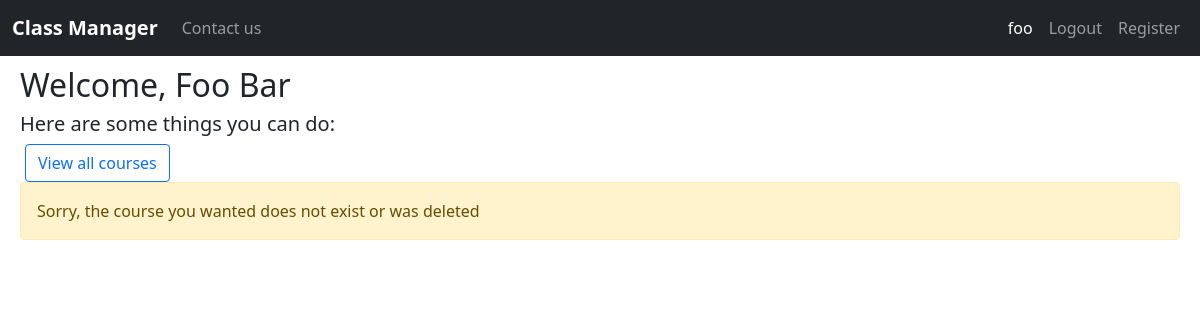
/view_course/7 (signed in), run on an earlier commit of the app's database.
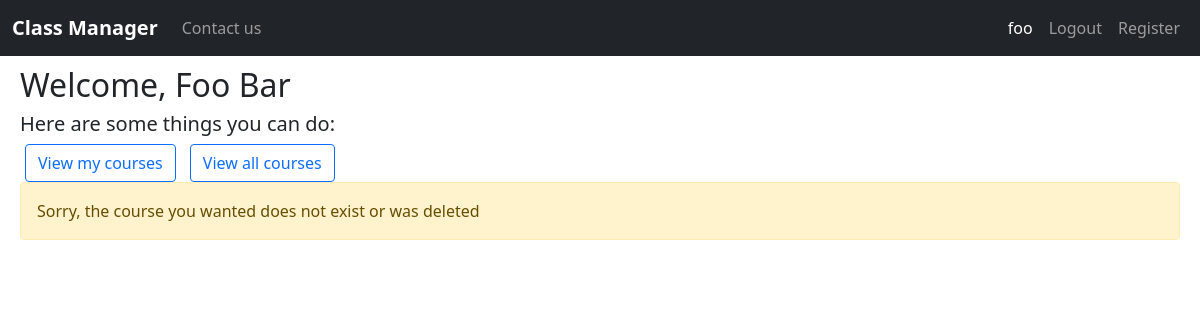
And on a later commit of the database.
### classmanager/views.py (the view, shortened to what this page needs)
# urls.py: path("view_course/<int:course_id>", views.view_course, name="view-course"),
@login_required
def view_course(request, course_id):
    try:
        course = Course.objects.get(pk=course_id)
    except Course.DoesNotExist:
        return render(request, "classmanager/index.html", {
            "failure_message": "Sorry, the course you wanted does not exist or was deleted"
        })

### classmanager/templates/classmanager/index.html (shortened to what this page needs)
{% extends "classmanager/layout.html" %}
{% block body %}
{% if user.is_authenticated %}
<h2>Welcome, {{user.first_name}} {{user.last_name}}</h2>
<h5>Here are some things you can do:</h5>
<div class="operations">
  {% if user.is_student %}
  <form class="button-form" action="{% url 'view-joined-courses' %}" method="GET">
    <input class="btn btn-outline-primary" type="submit" value="View my courses" />
  </form>
  {% endif %}
  <form class="button-form" action="{% url 'view-all-courses' %}" method="GET">
    <input class="btn btn-outline-primary" type="submit" value="View all courses" />
  </form>
</div>
{% else %}
<h2>Index</h2>
<h3>Welcome, Guest</h3>
{% endif %}
{% endblock body %}

What changed in the data, as far as the page shows it:
changed User "Foo": is_student False → True (drawn)
Also different on the page:
form field value: (not shown) → "View my courses"
